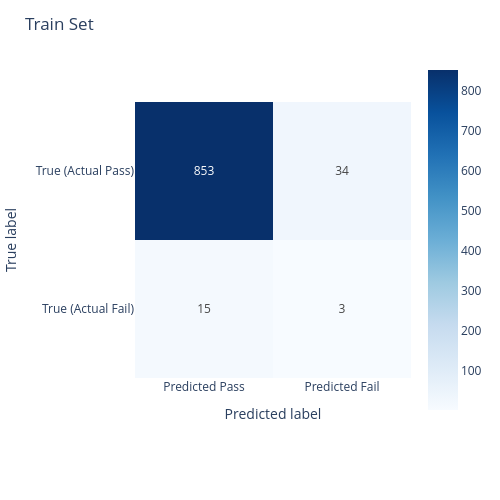

The notebook cell saved with this chart:
### Code cell
import pandas as pd
import plotly.express as px
from sklearn.metrics import confusion_matrix
import os

# Assuming 'results_set_df' is loaded.
# If not, load it:
# results_set_df = pd.read_csv('data/result/select_feature/results_set.csv')

# 1. Filter the DataFrame for 'feature_selector_idx' = 0
filtered_df = results_set_df[results_set_df['feature_selector_idx'] == 0].copy()

# A more robust way to handle this is to use both 'Historical' and 'Forecast' as separate data.
# However, since the provided image only shows one classification result column, we'll
# deduce the true and predicted values from it.

# Let's use the columns as they should be, based on standard ML practice
y_actual = filtered_df['Historical']
y_predicted = filtered_df['Forecast']

# Re-mapping based on actual and predicted outcomes
# Target is '1' (Failure).
# Actuals: 1 for Fail, 0 for Pass
# Predicted: 1 for Fail, 0 for Pass
y_true_binary = y_actual.apply(lambda x: 1 if x == 1 else 0)
y_pred_binary = y_predicted.apply(lambda x: 1 if x == 1 else 0)

# 3. Calculate the confusion matrix
# The `labels` argument ensures the order of the matrix is [Positive, Negative]
# The provided image shows Predicted Pass (0) before Predicted Fail (1) and
# True Pass (0) before True Fail (1). Let's adjust the labels accordingly.
cm = confusion_matrix(y_true_binary, y_pred_binary, labels=[0, 1])

# 4. Create a DataFrame for the heatmap with correct labels
# The provided image shows 'True label 0' (Pass) at the top and 'True label 1' (Fail) at the bottom.
# It also shows 'Predicted label 0' (Pass) on the left and 'Predicted label 1' (Fail) on the right.
# We need to reflect this order in our labels.
cm_df = pd.DataFrame(
    cm,
    index=['True (Actual Pass)', 'True (Actual Fail)'],
    columns=['Predicted Pass', 'Predicted Fail']
)

# 5. Plot the confusion matrix using Plotly Express
fig = px.imshow(cm_df, text_auto=True, color_continuous_scale='blues')

# Update layout for a better visualization
fig.update_layout(
    title='Train Set', # Title is now 'Train Set'
    xaxis_title='Predicted label',
    yaxis_title='True label',
    width=500,
    height=500,
    xaxis_showgrid=False,
    yaxis_showgrid=False
)

# Save the figure to a file
save_path = "data/result/select_feature/confusion_matrix.png"
os.makedirs(os.path.dirname(save_path), exist_ok=True)
fig.write_image(save_path)

fig.show()

print(f"Corrected confusion matrix chart has been generated and saved to {save_path}.")

### Figure 1 — Plotly figure (JSON) as saved in the notebook; plotly's stock layout.template omitted (floating-point values rounded to 4 significant figures)
{"data": [{"coloraxis": "coloraxis", "hovertemplate": "x: %{x}<br>y: %{y}<br>color: %{z}<extra></extra>", "name": "0", "texttemplate": "%{z}", "type": "heatmap", "x": ["Predicted Pass", "Predicted Fail"], "xaxis": "x", "y": ["True (Actual Pass)", "True (Actual Fail)"], "yaxis": "y", "z": [[853, 34], [15, 3]]}], "layout": {"coloraxis": {"colorscale": [[0, "rgb(247,251,255)"], [0.125, "rgb(222,235,247)"], [0.25, "rgb(198,219,239)"], [0.375, "rgb(158,202,225)"], [0.5, "rgb(107,174,214)"], [0.625, "rgb(66,146,198)"], [0.75, "rgb(33,113,181)"], [0.875, "rgb(8,81,156)"], [1, "rgb(8,48,107)"]]}, "height": 500, "margin": {"t": 60}, "title": {"text": "Train Set"}, "width": 500, "xaxis": {"anchor": "y", "constrain": "domain", "domain": [0, 1], "scaleanchor": "y", "showgrid": false, "title": {"text": "Predicted label"}}, "yaxis": {"anchor": "x", "autorange": "reversed", "constrain": "domain", "domain": [0, 1], "showgrid": false, "title": {"text": "True label"}}}}
